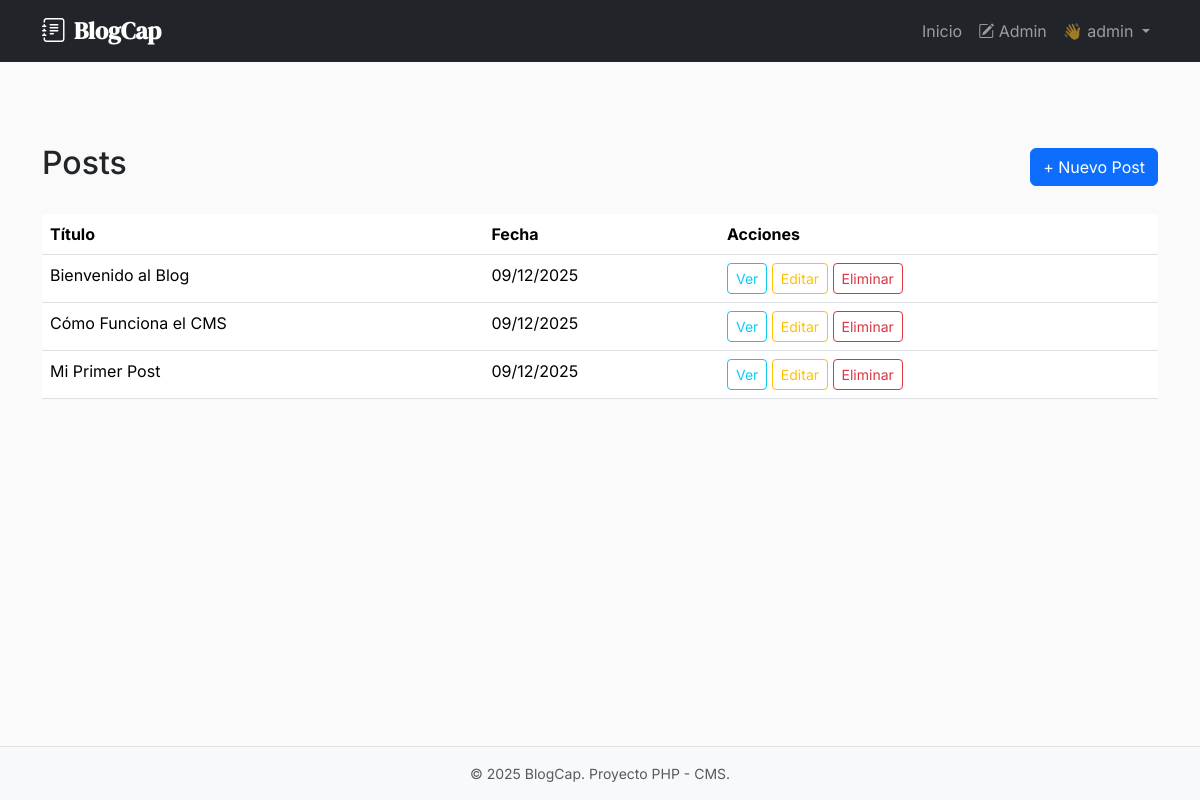
The page /admin/posts (signed in) on the database as committed earlier.
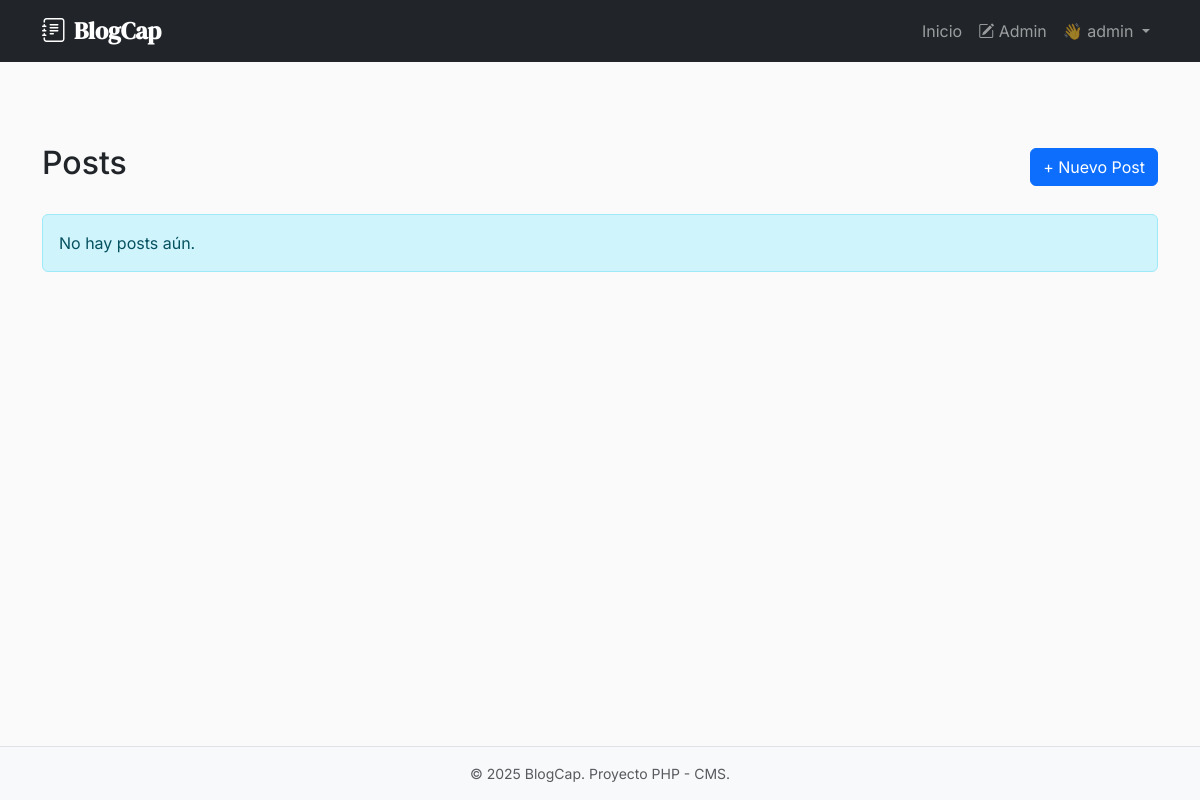
The same page on the database as committed later.
### tables this page shows
CREATE TABLE IF NOT EXISTS `posts` (
  `id` int(11) NOT NULL AUTO_INCREMENT,
  `user_id` int(11) NOT NULL,
  `title` varchar(255) NOT NULL,
  `slug` varchar(255) NOT NULL UNIQUE,
  `content` text NOT NULL,
  `image_path` varchar(255) DEFAULT NULL,
  `published_at` timestamp DEFAULT CURRENT_TIMESTAMP,
  PRIMARY KEY (`id`),
  FOREIGN KEY (`user_id`) REFERENCES `users`(`id`) ON DELETE CASCADE
);

### src/Controllers/PostController.php (called while the page is built, shortened)
<?php
class PostController
{
    public function adminIndex(): void
    {
        $posts = Post::all();
        include __DIR__ . '/../Views/posts/admin_index.php';
        include __DIR__ . '/../Views/layouts/main.php';
    }
}

### public/index.php (called while the page is built, shortened)
<?php
$router = new Router();
$router->get('/', [HomeController::class, 'index']);
$router->get('/blog/{slug}', [PostController::class, 'show']);
$router->get('/login', [AuthController::class, 'showLogin']);
$router->post('/login', [AuthController::class, 'login']);
$router->get('/register', [AuthController::class, 'showRegister']);
$router->post('/register', [AuthController::class, 'register']);
$router->get('/logout', [AuthController::class, 'logout']);
if (\App\Core\SessionManager::isLoggedIn()) {
    $router->get('/admin/posts', [PostController::class, 'adminIndex']);
    $router->get('/admin/posts/create', [PostController::class, 'create']);
    $router->post('/admin/posts', [PostController::class, 'store']);
    $router->get('/admin/posts/{id}/edit', [PostController::class, 'edit']);
    $router->post('/admin/posts/{id}', [PostController::class, 'update']);
    $router->post('/admin/posts/{id}/delete', [PostController::class, 'delete']);
}
$uri = parse_url($_SERVER['REQUEST_URI'], PHP_URL_PATH);
$method = $_SERVER['REQUEST_METHOD'];
$router->dispatch($uri, $method);

### src/Models/Post.php (called while the page is built, shortened)
<?php
class Post
{
    private int $id;
    private string $title;
    private string $slug;
    private string $publishedAt;
    public function __construct(
        int $id,
        int $userId,
        string $title,
        string $slug,
        string $content,
        ?string $imagePath = null,
        string $publishedAt = ''
    ) {
        $this->id = $id;
        $this->title = $title;
        $this->slug = $slug;
        $this->publishedAt = $publishedAt ?: date('Y-m-d H:i:s');
    }
    public function getId(): int
    {
        return $this->id;
    }
    public function getTitle(): string
    {
        return $this->title;
    }
    public function getSlug(): string
    {
        return $this->slug;
    }
    public function getPublishedAt(): string
    {
        return $this->publishedAt;
    }
    public static function all(): array
    {
        $pdo = Database::getConnection();
        $stmt = $pdo->query("SELECT * FROM posts ORDER BY published_at DESC");
        $posts = [];
        while ($row = $stmt->fetch()) {
            $posts[] = new self(
                (int)$row['id'],
                (int)$row['user_id'],
                $row['title'],
                $row['slug'],
                $row['content'],
                $row['image_path'],
                $row['published_at']
            );
        }
        return $posts;
    }
}

### src/Views/posts/admin_index.php (the view, shortened to what this page needs)
<div class="container py-5 mt-5">
    <div class="d-flex justify-content-between align-items-center mb-4">
        <h2>Posts</h2>
        <a href="/admin/posts/create" class="btn btn-primary">+ Nuevo Post</a>
    </div>
    <?php if (empty($posts)): ?>
        <div class="alert alert-info">No hay posts aún.</div>
    <?php else: ?>
        <div class="table-responsive">
            <table class="table table-hover">
                <thead>
                    <tr>
                        <th>Título</th>
                        <th>Fecha</th>
                        <th>Acciones</th>
                    </tr>
                </thead>
                <tbody>
                    <?php foreach ($posts as $post): ?>
                        <tr>
                            <td><?= htmlspecialchars($post->getTitle()) ?></td>
                            <td><?= date('d/m/Y', strtotime($post->getPublishedAt())) ?></td>
                            <td>
                                <a href="/blog/<?= htmlspecialchars($post->getSlug()) ?>"
                                    class="btn btn-sm btn-outline-info" target="_blank">Ver</a>
                                <a href="/admin/posts/<?= $post->getId() ?>/edit"
                                    class="btn btn-sm btn-outline-warning">Editar</a>
                                <form method="POST" action="/admin/posts/<?= $post->getId() ?>/delete"
                                    style="display:inline;" onsubmit="return confirm('¿Eliminar?')">
                                    <button type="submit" class="btn btn-sm btn-outline-danger">Eliminar</button>
                                </form>
                            </td>
                        </tr>
                    <?php endforeach; ?>
                </tbody>
            </table>
        </div>
    <?php endif; ?>
</div>

Rows that differ between the two databases and show on the page:
removed posts: title "Bienvenido al Blog", published_at "09/12/2025"
removed posts: title "Cómo Funciona el CMS", published_at "09/12/2025"
removed posts: title "Mi Primer Post", published_at "09/12/2025"
Other text that changed with them:
text no longer shown: "Título Fecha Acciones"
text now shown: "No hay posts aún."
